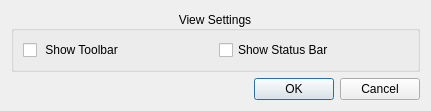
<?xml version="1.0" encoding="UTF-8"?>
<ui version="4.0">
 <class>SettingsDialog</class>
 <widget class="QDialog" name="SettingsDialog">
  <property name="geometry">
   <rect>
    <x>0</x>
    <y>0</y>
    <width>431</width>
    <height>97</height>
   </rect>
  </property>
  <property name="windowTitle">
   <string>Settings</string>
  </property>
  <property name="modal">
   <bool>true</bool>
  </property>
  <layout class="QVBoxLayout" name="verticalLayout">
   <item>
    <widget class="QGroupBox" name="groupBox">
     <property name="title">
      <string>View Settings</string>
     </property>
     <property name="alignment">
      <set>Qt::AlignCenter</set>
     </property>
     <layout class="QHBoxLayout" name="horizontalLayout">
      <item>
       <widget class="QCheckBox" name="showToolbarCheckBox">
        <property name="text">
         <string> Show Toolbar</string>
        </property>
       </widget>
      </item>
      <item>
       <widget class="QCheckBox" name="showStatusBarCheckBox">
        <property name="enabled">
         <bool>true</bool>
        </property>
        <property name="mouseTracking">
         <bool>true</bool>
        </property>
        <property name="text">
         <string>Show Status Bar </string>
        </property>
       </widget>
      </item>
     </layout>
    </widget>
   </item>
   <item>
    <widget class="QDialogButtonBox" name="buttonBox">
     <property name="orientation">
      <enum>Qt::Horizontal</enum>
     </property>
     <property name="standardButtons">
      <set>QDialogButtonBox::Cancel|QDialogButtonBox::Ok</set>
     </property>
    </widget>
   </item>
  </layout>
 </widget>
 <resources/>
 <connections>
  <connection>
   <sender>buttonBox</sender>
   <signal>accepted()</signal>
   <receiver>SettingsDialog</receiver>
   <slot>accept()</slot>
   <hints>
    <hint type="sourcelabel">
     <x>248</x>
     <y>254</y>
    </hint>
    <hint type="destinationlabel">
     <x>157</x>
     <y>274</y>
    </hint>
   </hints>
  </connection>
  <connection>
   <sender>buttonBox</sender>
   <signal>rejected()</signal>
   <receiver>SettingsDialog</receiver>
   <slot>reject()</slot>
   <hints>
    <hint type="sourcelabel">
     <x>316</x>
     <y>260</y>
    </hint>
    <hint type="destinationlabel">
     <x>286</x>
     <y>274</y>
    </hint>
   </hints>
  </connection>
 </connections>
</ui>
